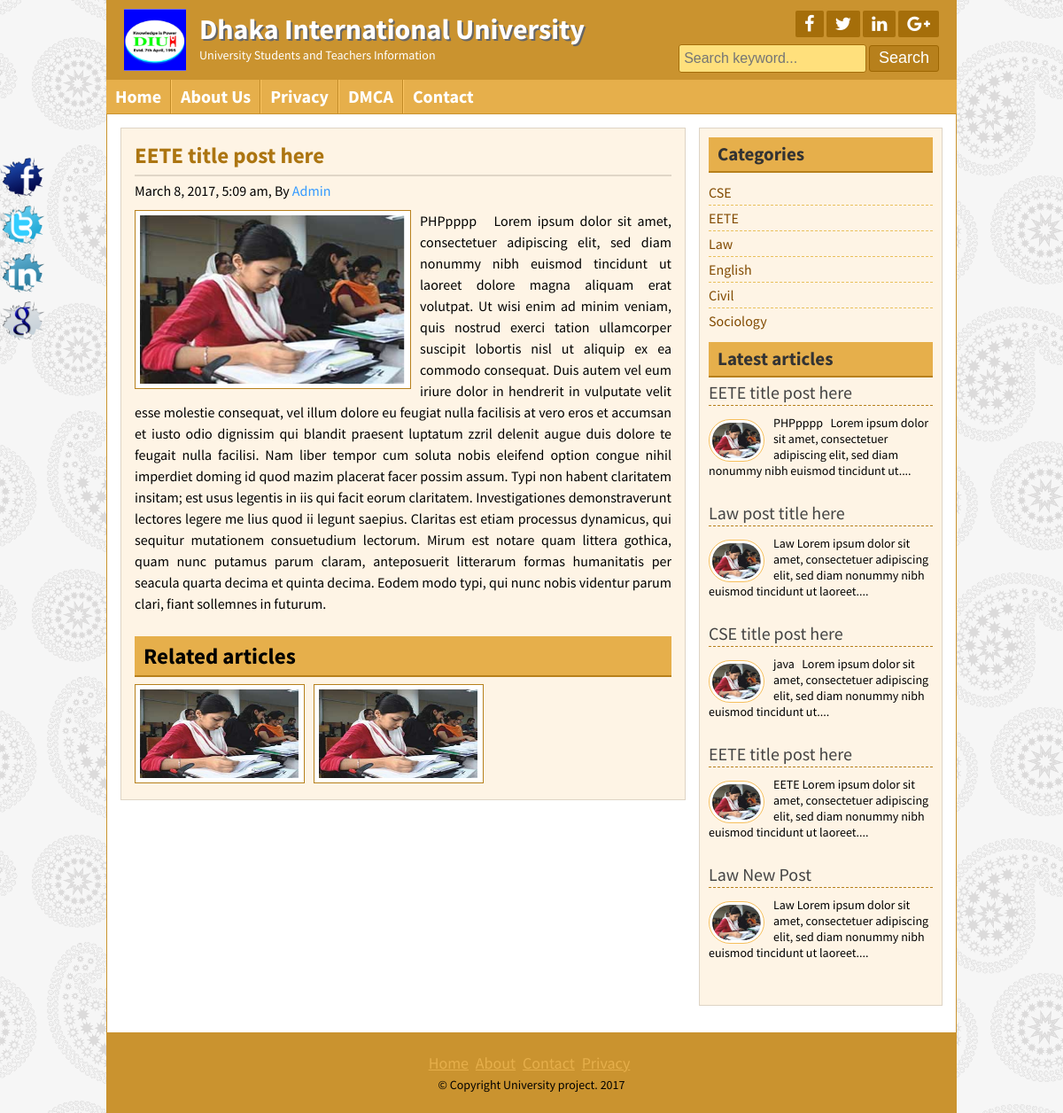
The page /post.php?id=12 on the database its author committed.
### tables this page shows
CREATE TABLE `title_slogan` (
  `id` int(11) NOT NULL,
  `title` varchar(255) NOT NULL,
  `slogan` varchar(255) NOT NULL,
  `logo` varchar(255) NOT NULL
);

CREATE TABLE `tbl_social` (
  `id` int(11) NOT NULL,
  `fb` varchar(255) NOT NULL,
  `tw` varchar(255) NOT NULL,
  `ln` varchar(255) NOT NULL,
  `gp` varchar(255) NOT NULL
);

CREATE TABLE `tbl_page` (
  `id` int(11) NOT NULL,
  `name` varchar(255) NOT NULL,
  `body` text NOT NULL
);

CREATE TABLE `tbl_post` (
  `id` int(11) NOT NULL,
  `cat` int(11) NOT NULL,
  `title` varchar(255) NOT NULL,
  `body` text NOT NULL,
  `image` varchar(255) NOT NULL,
  `author` varchar(50) NOT NULL,
  `tags` varchar(255) NOT NULL,
  `date` timestamp NOT NULL DEFAULT CURRENT_TIMESTAMP,
  `userid` int(11) NOT NULL
);

CREATE TABLE `tbl_category` (
  `id` int(11) NOT NULL,
  `name` varchar(50) NOT NULL
);

CREATE TABLE `tbl_footer` (
  `id` int(11) NOT NULL,
  `note` varchar(255) NOT NULL
);

### lib/Database.php (called while the page is built, shortened)
<?php
class Database{
	public $host   = DB_HOST;
	public $user   = DB_USER;
	public $pass   = DB_PASS;
	public $dbname = DB_NAME;
	public $link;
	private function connectDB(){
		$this->link = new mysqli($this->host, $this->user, $this->pass, $this->dbname);
	}
	public function select($query){
		$result = $this->link->query($query) or die($this->link->error.__LINE__);
		if ($result->num_rows > 0) {
			return $result;
		}else{
			return false;
		}
	}
}
?>

### helpers/Format.php (called while the page is built, shortened)
<?php
class Format{
	public function formatDate($date){
		return date('F j, Y, g:i a', strtotime($date));
	}
	public function textShorten($text, $limit = 400){
		$text = $text." ";
		$text = substr($text, 0, $limit);
		$text = substr($text, 0, strrpos($text, " "));
		$text = $text."....";
		return $text;
	}
}
?>

### post.php (the view)
<?php include 'inc/header.php'; ?>
<?php
if (!isset($_GET['id']) || $_GET['id']==NULL) {
	header("Location:404.php");
}else{
	$id = $_GET['id'];
}
?>
	<div class="contentsection contemplete clear">
		<div class="maincontent clear">
			<div class="about">
				<?php
				$query = "SELECT * FROM tbl_post WHERE id='$id'";
				$post = $db->select($query);
				if ($post) {
					while ($result = $post->fetch_assoc()) {?>
					<h2><?php echo $result['title']; ?></h2>
					<h4><?php echo $fm->formatDate($result['date']); ?>, By <a href="author.php"><?php echo $result['author']; ?></a></h4>
					<img src="admin/<?php echo $result['image']; ?>" alt="post image"/>
					<?php echo $result['body']; ?>
				<div class="relatedpost clear">
					<h2>Related articles</h2>
					<?php
						$catid = $result['cat'];
						$queryrelated = "SELECT * FROM tbl_post WHERE cat='$catid' LIMIT 6";
						$relatedpost = $db->select($queryrelated);
						if ($relatedpost) {
						while ($rresult = $relatedpost->fetch_assoc()) {
					?>
					<a href="post.php?id=<?php echo $rresult['id']; ?>">
						<img src="admin/<?php echo $rresult['image']; ?>" alt="post image"/>
					</a>
					<?php } } else{
						 echo "No Related Post Available";
					  } ?>
				</div>
				<?php
				} }else {	header("Location:404.php"); }
				?>
			</div>
		</div>
<?php include 'inc/sidebar.php'; ?>
<?php include 'inc/footer.php'; ?>

### inc/header.php (shortened to what this page needs)
<?php include 'lib/Database.php';?>
<?php include 'helpers/Format.php';?>
<?php
$db = new Database();
$fm = new Format();
?>
<!DOCTYPE html>
<html>
<head>
	<?php include 'script/css.php'; ?>
</head>
<body>
	<div class="headersection templete clear">
		<a href="index.php">
			<?php
			$query = "SELECT * FROM title_slogan WHERE id='1'";
			$blog_title = $db->select($query);
			if ($blog_title) {
			    while ($result = $blog_title->fetch_assoc()) {  ?>
				<div class="logo">
					<img src="admin/<?php echo $result['logo']; ?>" alt="Logo"/>
					<h2><?php echo $result['title']; ?></h2>
					<p><?php echo $result['slogan']; ?></p>
				</div>
				<?php
				} }
			?>
		</a>
		<div class="social clear">
			<div class="icon clear">
				<?php
				$query = "SELECT * FROM tbl_social WHERE id='1'";
				$blog_title = $db->select($query);
				if ($blog_title) {
				    while ($result = $blog_title->fetch_assoc()) {  ?>
				<a href="<?php echo $result['fb']; ?>" target="_blank"><i class="fa fa-facebook"></i></a>
				<a href="<?php echo $result['tw']; ?>" target="_blank"><i class="fa fa-twitter"></i></a>
				<a href="<?php echo $result['ln']; ?>" target="_blank"><i class="fa fa-linkedin"></i></a>
				<a href="<?php echo $result['gp']; ?>" target="_blank"><i class="fa fa-google-plus"></i></a>
				<?php
				} }
			?>
			</div>
			<div class="searchbtn clear">
			<form action="search.php" method="GET">
				<input type="text" name="search" placeholder="Search keyword..."/>
				<input type="submit" name="submit" value="Search"/>
			</form>
			</div>
		</div>
	</div>
<div class="navsection templete">
	<?php
		$path = $_SERVER['SCRIPT_FILENAME'];
		$currentpage = basename($path,'.php');
	?>
	<ul>
		<li><a <?php if ($currentpage == 'index') {echo "id='active'";} ?>href="index.php">Home</a></li>
		<?php
            $query = "SELECT * FROM tbl_page";
            $pages = $db->select($query);
            if ($pages) {
               while ($result = $pages->fetch_assoc()) {  ?>
                   <li><a
					<?php
					if (isset($_GET['pageid']) && $_GET['pageid'] == $result['id']) {
						echo "id='active'";
					}
					?>
					href="page.php?pageid=<?php echo $result['id']; ?>"><?php echo $result['name']; ?></a> </li>
           <?php }
        	}
        ?>
		<li><a <?php if ($currentpage == 'contact_us') {echo "id='active'";} ?> href="contact_us.php">Contact</a></li>
	</ul>
</div>

### inc/sidebar.php
<div class="sidebar clear">
	<div class="samesidebar clear">
		<h2>Categories</h2>
			<ul>
				<?php
				$query = "SELECT * FROM tbl_category";
				$category = $db->select($query);
				if($category){
				while ($result = $category->fetch_assoc()) {  ?>
					<li><a href="posts.php?category=<?php echo $result['id']; ?>"><?php echo $result['name']; ?></a></li>
				<?php } } else { ?>
					<li>No Category created</li>
				<?php } ?>
			</ul>
	</div>
	<div class="samesidebar clear">
		<h2>Latest articles</h2>
			<?php
				$query = "SELECT * FROM tbl_post limit 5";
				$post = $db->select($query);
				if($post){
				while ($result = $post->fetch_assoc()) {  ?>
			<div class="popular clear">
				<h3><a href="post.php?id=<?php echo $result['id']; ?>"><?php echo $result['title']; ?></a></h3>
				<a href="post.php?id=<?php echo $result['id']; ?>"><img src="admin/<?php echo $result['image']; ?>" alt="post image"/></a>
				<?php echo $fm->textShorten($result['body'],125); ?>
			</div>
			<?php } } else { header("Location:404.php"); }
			?>
	</div>
</div>

### inc/footer.php (shortened to what this page needs)
</div>
	<div class="footersection templete clear">
	  <div class="footermenu clear">
		<ul>
			<li><a href="#">Home</a></li>
			<li><a href="#">About</a></li>
			<li><a href="#">Contact</a></li>
			<li><a href="#">Privacy</a></li>
		</ul>
	  </div>
	  <?php
        $query = "SELECT * FROM tbl_footer WHERE id='1'";
        $copyright = $db->select($query);
        if ($copyright) {
            while ($result = $copyright->fetch_assoc()) {  ?>
	  <p>&copy; <?php echo $result['note']; ?> <?php echo date('Y'); ?></p>
	  <?php
	  	} }
	  ?>
	</div>
	<div class="fixedicon clear">
		<?php
        $query = "SELECT * FROM tbl_social WHERE id='1'";
        $socials = $db->select($query);
        if ($socials) {
            while ($result = $socials->fetch_assoc()) {  ?>
		<a href="<?php echo $result['fb']; ?>" target="_blank" ><img src="images/fb.png" alt="Facebook"/></a>
		<a href="<?php echo $result['tw']; ?>" target="_blank" ><img src="images/tw.png" alt="Twitter"/></a>
		<a href="<?php echo $result['ln']; ?>" target="_blank" ><img src="images/in.png" alt="LinkedIn"/></a>
		<a href="<?php echo $result['gp']; ?>" target="_blank" ><img src="images/gl.png" alt="GooglePlus"/></a>
		<?php
			} }
		?>
	</div>
</body>
</html>

### theme/default.css (style rules this page uses)
.headersection,.footersection { background: #CA932F none repeat scroll 0 0; }
.icon a { background: #A56E0A none repeat scroll 0 0; }
.searchbtn input[type="text"] { background:#FFE07C; border:1px solid #A56E0A; }
.searchbtn input[type="submit"] { border:1px solid #9D6602; }
input[type="submit"] { background: #B7801C none repeat scroll 0 0; border: 1px solid #9D6602; }
.navsection { background: #e6af4b none repeat scroll 0 0; }
.navsection ul li { border-left: 1px solid #fdc662; border-right: 1px solid #c18a26; }
.maincontent,.sidebar { background: #fef4e5 none repeat scroll 0 0; }
.contentsection { border: 1px solid #ca932f; }
.samesidebar h2,.relatedpost h2 { background: #e6af4b none repeat scroll 0 0; border-bottom: 2px solid #b7801c;color: #333; }
.footermenu ul li a { color: #e6af4b; }
.samepost h2, .about h2 { color: #ac7511; }
.about img { border: 1px solid #b7801c; }

### rows shown on the page
title_slogan: logo (picture), title "Dhaka International University", slogan "University Students and Teachers Information"
tbl_page: name "About Us"
tbl_page: name "Privacy"
tbl_page: name "DMCA"
tbl_post: title "EETE title post here", date "March 8, 2017, 5:09 am", author "Admin", image (picture), body "PHPpppp Lorem ipsum dolor sit amet, consectetuer adipiscing elit, sed diam nonummy nibh euismod tincidunt ut laoreet dolore magna aliquam erat volutpat. Ut wisi enim ad minim veniam, quis nostrud exerci tation ullamcorper suscipit lobortis nisl ut aliquip ex ea commodo consequat. Duis autem vel eum iriure dolor in hendrerit in vulputate velit esse molestie consequat, vel illum dolore eu feugiat nulla facilisis at vero eros et accumsan et iusto odio dignissim qui blandit praesent luptatum zzril delenit augue duis dolore te feugait nulla facilisi. Nam liber tempor cum soluta nobis eleifend option congue nihil imperdiet doming id quod mazim placerat facer possim assum. Typi non habent…", body "PHPpppp Lorem ipsum dolor sit amet, consectetuer adipiscing elit, sed diam nonummy nibh euismod tincidunt ut...."
tbl_post: image (picture), title "EETE title post here", body "EETE Lorem ipsum dolor sit amet, consectetuer adipiscing elit, sed diam nonummy nibh euismod tincidunt ut laoreet...."
tbl_category: name "CSE"
tbl_category: name "EETE"
tbl_category: name "Law"
tbl_category: name "English"
tbl_category: name "Civil"
tbl_category: name "Sociology"
tbl_post: title "Law post title here", image (picture), body "Law Lorem ipsum dolor sit amet, consectetuer adipiscing elit, sed diam nonummy nibh euismod tincidunt ut laoreet...."
tbl_post: title "CSE title post here", image (picture), body "java Lorem ipsum dolor sit amet, consectetuer adipiscing elit, sed diam nonummy nibh euismod tincidunt ut...."
tbl_post: title "Law New Post", image (picture), body "Law Lorem ipsum dolor sit amet, consectetuer adipiscing elit, sed diam nonummy nibh euismod tincidunt ut laoreet...."
tbl_footer: note "Copyright University project."
